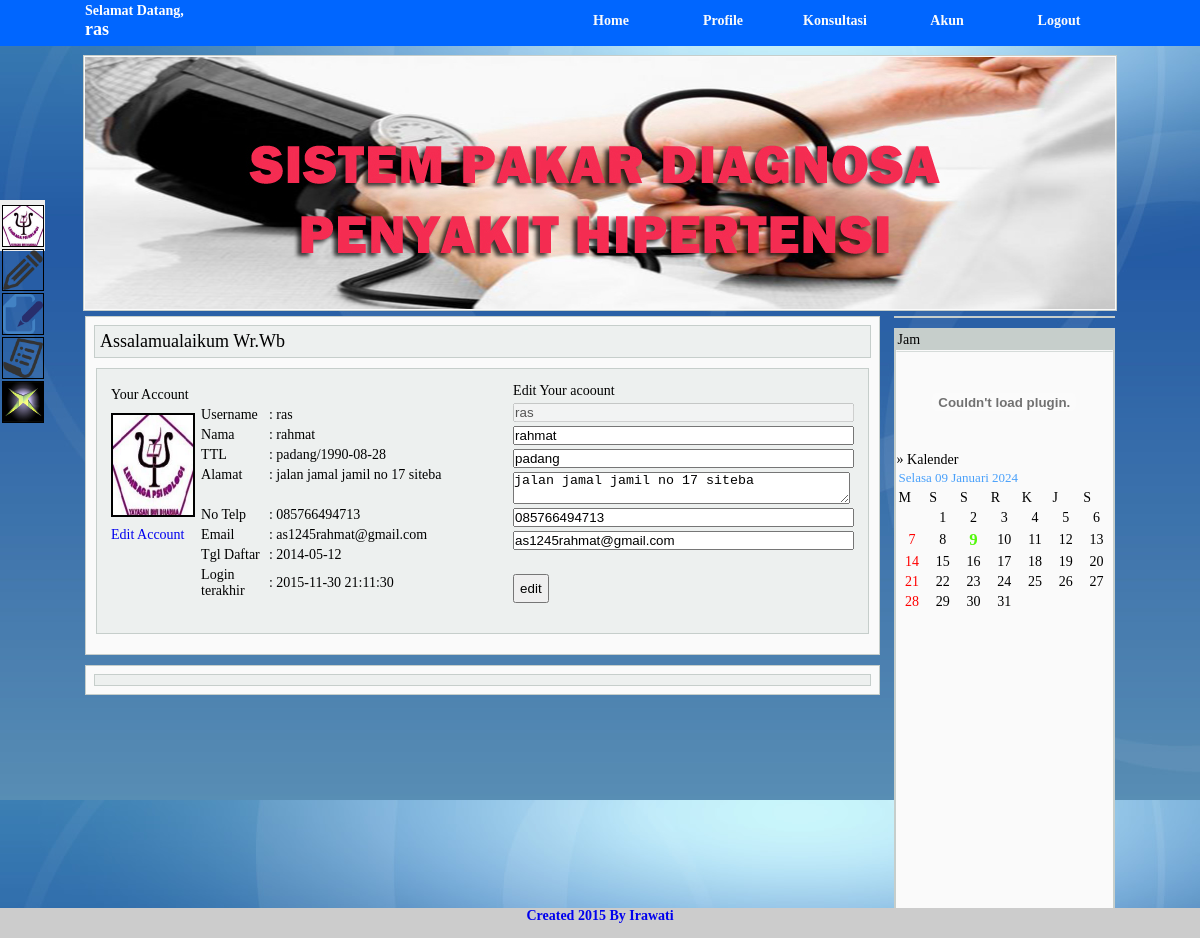
The page /index.php?pg=16&u=ras&act=1 (signed in) on the database its author committed.
### tables this page shows
CREATE TABLE IF NOT EXISTS `member` (
  `idmember` int(11) NOT NULL AUTO_INCREMENT,
  `username` varchar(10) NOT NULL,
  `password` varchar(10) NOT NULL,
  `namalengkap` varchar(50) NOT NULL,
  `tempatlahir` varchar(20) NOT NULL,
  `tgllahir` date NOT NULL DEFAULT '0000-00-00',
  `jk` char(1) NOT NULL,
  `alamat` text NOT NULL,
  `notelp` varchar(15) NOT NULL,
  `email` varchar(50) NOT NULL,
  `foto` text NOT NULL,
  `tgldaftar` date NOT NULL DEFAULT '0000-00-00',
  `login` datetime NOT NULL DEFAULT '0000-00-00 00:00:00',
  PRIMARY KEY (`idmember`)
);

### akun.php (the view, shortened to what this page needs)
<div style="margin:10px; border:1px solid #C6CECB; padding:10px; background-color:#EDF0EF;">
			  <?php
			$sql = mysql_query("select * from member where username = '$_SESSION[user1]'");
	$data = mysql_fetch_array($sql);
			?>
			<table width="100%" border="0">
			  <tr>
			    <td width="62%"><table width="100%" border="0" cellpadding="0" cellspacing="0" style="padding:0px">
			      <tr>
			        <td width="100">Your Account</td>
			        <td>&nbsp;</td>
			        <td>&nbsp;</td>
		          </tr>
			      <tr>
			        <td width="100" rowspan="6"><?php
			if(empty($data['foto'])){
				echo "<img src='x.jpg' width='80' height='100' border='2'/>";
			}else{
				echo "<img src='foto/$data[foto]' width='80' height='100' border='2'/>";
			}
		?></td>
			        <td width="111">Username</td>
			        <td width="806">: <?php echo"$data[username]"; ?></td>
		          </tr>
			      <tr>
			        <td valign="top">Nama </td>
			        <td valign="top">: <?php echo"$data[namalengkap]"; ?></td>
		          </tr>
			      <tr>
			        <td>TTL</td>
			        <td>: <?php echo"$data[tempatlahir]"; ?>/<?php echo"$data[tgllahir]"; ?></td>
		          </tr>
			      <tr>
			        <td >Alamat</td>
			        <td rowspan="2" valign="top">: <?php echo"$data[alamat]"; ?></td>
		          </tr>
			      <tr>
			        <td>&nbsp;</td>
		          </tr>
			      <tr>
			        <td>No Telp</td>
			        <td>: <?php echo"$data[notelp]"; ?></td>
		          </tr>
			      <tr>
			        <td><a href="?act=1&pg=16&u=<?php echo $_SESSION['user1']; ?>">Edit Account</a></td>
			        <td>Email</td>
			        <td>: <?php echo"$data[email]"; ?></td>
		          </tr>
			      <tr>
			        <td>&nbsp;</td>
			        <td>Tgl Daftar</td>
			        <td>: <?php echo"$data[tgldaftar]"; ?></td>
		          </tr>
			      <tr>
			        <td>&nbsp;</td>
			        <td>Login terakhir</td>
			        <td>: <?php echo"$data[login]"; ?></td>
		          </tr>
		        </table></td>
			    <td width="100%" valign="top">
				<?php
                if(!empty($_GET['act'])){
				?><form id="form1" name="form1" method="post" action="editaccountaksi.php" enctype="multipart/form-data">
                <table width="100%" border="0">
			      <tr>
			        <td>Edit Your acoount</td>
		          </tr>
			      <tr>
			        <td>
			         <input type="text" name="username" id="username" placeholder="username" size="40" value="<?php echo"$data[username]"; ?>" disabled="disabled"/>
                     </td>
		          </tr>
			      <tr>
			        <td valign="top"><input type="text" name="namalengkap" id="namalengkap" size="40" placeholder="namalengkap" value="<?php echo"$data[namalengkap]"; ?>"/></td>
		          </tr>
			      <tr>
			        <td><input type="text" name="tempatlahir" id="tempatlahir" size="40" placeholder="tempatlahir" value="<?php echo"$data[tempatlahir]"; ?>"/></td>
		          </tr>
			      <tr>
			        <td><label for="alamat"></label>
		            <textarea name="alamat" id="alamat" cols="40" rows="2"><?php echo"$data[alamat]"; ?></textarea></td>
		          </tr>
			      <tr>
			        <td><input type="text" name="notelp" id="notelp" placeholder="notelp" value="<?php echo"$data[notelp]"; ?>" size="40"/></td>
		          </tr>
			      <tr>
			        <td><input type="text" name="email" id="email" placeholder="email" value="<?php echo"$data[email]"; ?>" size="40"/></td>
		          </tr>
			      <tr>
			        <td>&nbsp;</td>
		          </tr>
			      <tr>
			        <td><input type="submit" name="edit" value="edit" size="40" style="padding:5px;"/></td>
		          </tr>
		        </table> </form>
                <?php
				}
				?>
                </td>
		      </tr>
  </table>
			<p>&nbsp; </p>
</div>

### account.php (shortened to what this page needs)
			<?php
			if(empty($_SESSION['user1'])){
			?>
<a class="home" href="#">
            <img src="icon/member.png" width="40px" height="40px" style="position:absolute; border:#000 solid 1px;"/><span class="sides">
			<b>&lsaquo; AKUN </b>Login Disini!!<form action="loginaksi.php" method="post" enctype="multipart/form-data" name="form1"><table width="100%" border="0">
  <tr>
    <td colspan="2"><input name="username" type="text" placeholder="username" style="padding:5px;"/></td>
        </tr>
  <tr>
    <td colspan="2"><input name="password" type="password" placeholder="password" style="padding:5px;"/></td>
    </tr>
  <tr>
    <td width="37%"><p><input name="Login" type="submit" value="Login" style="padding:5px;"/></td><td><a href="index.php?pg=1">Register</a></p></td>
    </tr>
</table>
</form>
<?php
}else{
?>
<a class="home" href="<?php echo"index.php?pg=16";?>">
<?php
	$sql = mysql_query("select * from member where username = '$_SESSION[user1]'");
	$data = mysql_fetch_array($sql);
	if(empty($data['foto'])){
				echo "<img src='x.jpg' width='40px' height='40px' style='position:absolute; border:#000 solid 1px;'/><a href='logout.php'>Logout</a>";
			}else{
				echo "<img src='foto/$data[foto]' width='40px' height='40px' style='position:absolute; border:#000 solid 1px;'/>";
			}
?><span class="sides">
<?php
}
?>
</a>

### rows shown on the page
member: foto (picture), username "ras", namalengkap "rahmat", tempatlahir "padang", tgllahir "1990-08-28", alamat "jalan jamal jamil no 17 siteba", notelp "085766494713", email "as1245rahmat@gmail.com", tgldaftar "2014-05-12", login "2015-11-30 21:11:30"

### other values the page prints
$_SESSION[user1] "ras"
$tt "1"
$tt "2"
$tt "3"
$tt "4"
$tt "5"
$tt "6"
$tt "7"
$tt "8"
$tt "9"
$tt "10"
$tt "11"
$tt "12"
$tt "13"
$tt "14"
